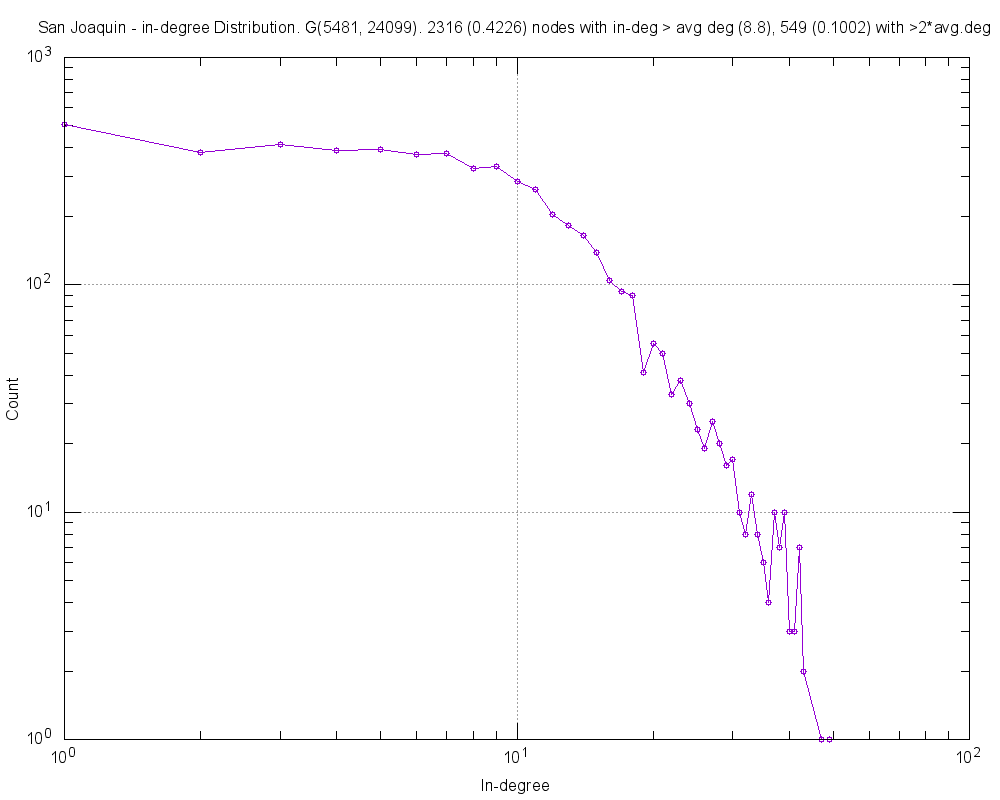

Here is the gnuplot script that generated this plot:
#
# San Joaquin - in-degree Distribution. G(5481, 24099). 2316 (0.4226) nodes with in-deg > avg deg (8.8), 549 (0.1002) with >2*avg.deg (Tue Dec  8 13:53:42 2015)
#

set title "San Joaquin - in-degree Distribution. G(5481, 24099). 2316 (0.4226) nodes with in-deg > avg deg (8.8), 549 (0.1002) with >2*avg.deg"
set key bottom right
set logscale xy 10
set format x "10^{%L}"
set mxtics 10
set format y "10^{%L}"
set mytics 10
set grid
set xlabel "In-degree"
set ylabel "Count"
set tics scale 2
set terminal png size 1000,800
set output 'inDeg.examplemodelSJEdges_MDS.txt.png'
plot 	"inDeg.examplemodelSJEdges_MDS.txt.tab" using 1:2 title "" with linespoints pt 6
